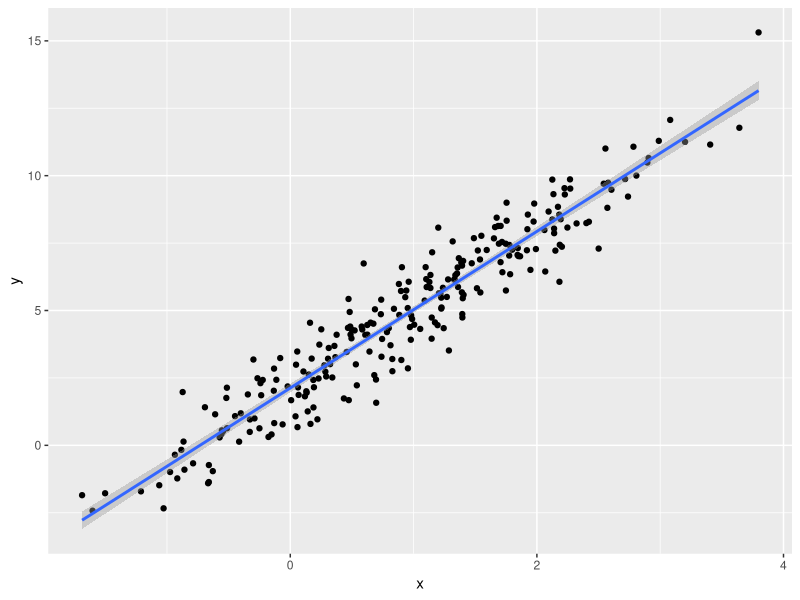
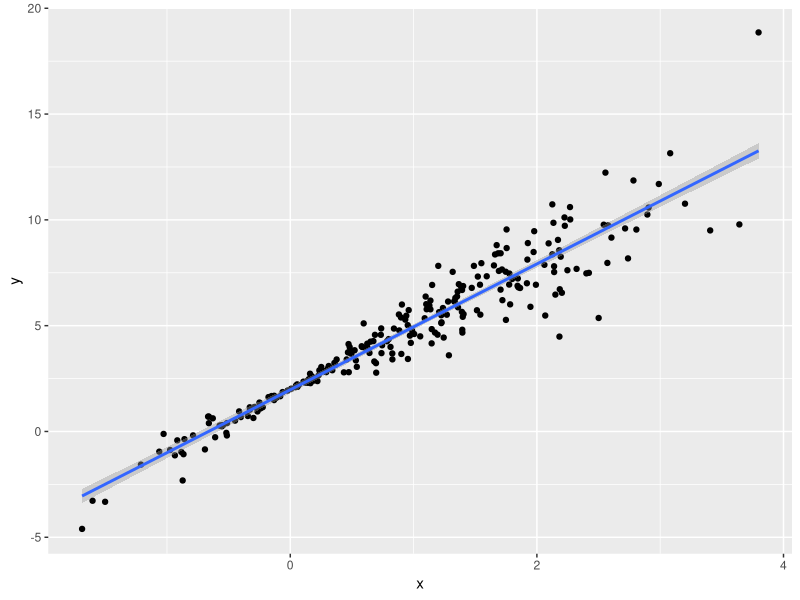
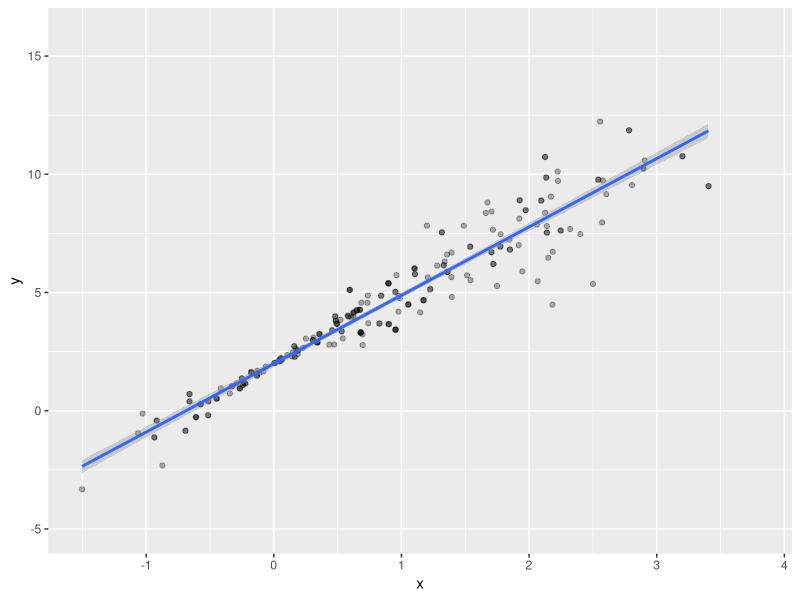
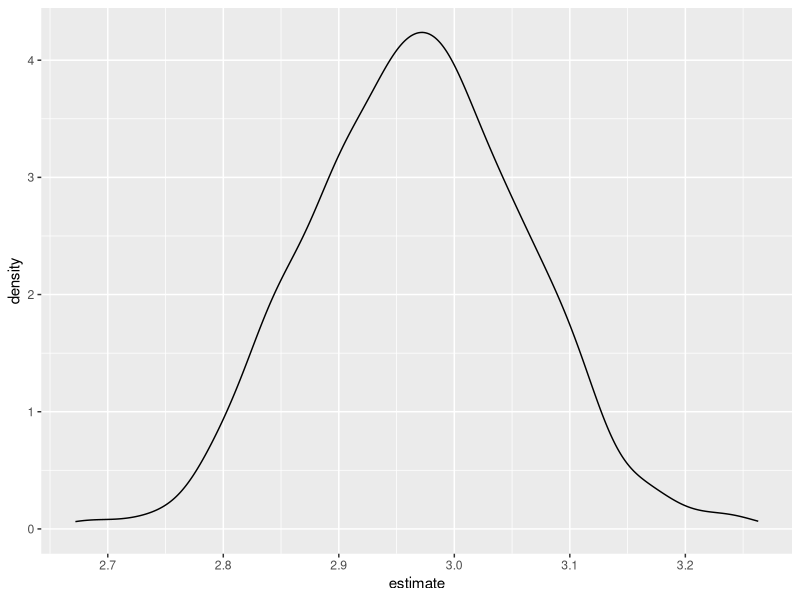

Here is the R script that generated these plots, in order:
## ---- chunk 1
library(tidyverse)
library(modelr)


## ---- chunk 2
n_samp = 250

sim_df_const = 
  tibble(
    x = rnorm(n_samp, 1, 1),
    error = rnorm(n_samp, 0, 1),
    y = 2 + 3 * x + error
  )

sim_df_nonconst = sim_df_const %>% 
  mutate(
  error = error * .75 * x,
  y = 2 + 3 * x + error
)

## ---- chunk 3

sim_df_const %>% 
  ggplot(aes(x =x, y = y))+
  geom_point()+
  geom_smooth(method = "lm")


sim_df_nonconst %>% 
  ggplot(aes(x =x, y = y))+
  geom_point()+
  geom_smooth(method = "lm")


# can fit a linear regression but the key assumptions is fundamentally wrong. Assumptions we make to inference don't match so we will try to solve with bootstrap. Issue comes from figuring out the uncertainty

## ---- chunk 4
lm(y~x, data = sim_df_const) %>%  broom::tidy()
lm(y~x, data = sim_df_nonconst) %>%  broom::tidy()

# from our plots we can see that there is alot of uncertainty because of fanning out. We can get estimates and stand deviation if we were to make assumptions but we want to solve the issue of uncertainty by bootstrapping. Issue is that we also don't trust the uncertainty of the estimates.

## ---- chunk 5
bootstrap_sample = function(df){   # write a function based on a df
  
  sample_frac(df, replace = TRUE) %>%  # we want the same size bc CI and variance are dependent on the sample size
  
  arrange(x)  # makes easier to look what is going on 
}


## ---- chunk 6
bootstrap_sample(sim_df_nonconst) %>% 
   ggplot(aes(x =x, y = y))+
  geom_point(alpha = .3)+
  geom_smooth(method = "lm")+
  ylim(-5,16)

# keep running and you'll get different regression lines, analysis is look at the plot but boostrap helps estimate the slope. 


## ---- chunk 7

bootstrap_sample(sim_df_nonconst) %>% 
   lm(y ~x, data = .) %>%
  broom::tidy()

# not a cohesive way of analysis
## ---- chunk 8

boot_straps =
  tibble(
  strap_number = 1:1000,
  strap_sample = rerun( 1000, bootstrap_sample(sim_df_nonconst))
  )

# once we've gotten here with a dataframe we're right back in place. Can do the same things we did. 


## ---- chunk 9

boot_results =
    boot_straps %>% 
  mutate(
    
    models = map(.x = strap_sample, ~lm( y~x, data = .x)), 
    results = map(models, broom::tidy)
  ) %>% 
  select(strap_number, results) %>% 
  unnest(results)

# code works we have not double checked if they are different but we will trust. next we'll get a collection of results where we will map across models and just run broom tidy on each. 

## ---- chunk 10

boot_results %>% 
  group_by(term) %>% 
  summarize(
    
    mean_est = mean(estimate),
    sd_est = sd(estimate)
  )


# giving the actual standard error and can we mimic this without making an assumption. Previously we have used a linear model that is a coincidence rather than what happens. If we compare bootstrap this is lower is we assumed constant variance which we have done in this example where we assume constant variance. 

## ---- chunk 11

boot_results %>% 
  filter( term == "x") %>% 
  ggplot(aes(x = estimate))+
  geom_density()
#great bc data of repeated sampling and normally distributed 


## ---- chunk 12

boot_results %>% 
  group_by(term) %>% 
  summarize(
    
   ci_lower = quantile(estimate, 0.025),
    ci_upper = quantile(estimate, 0.975)
  )

# we get a CI based on repeated sampling and this gives about 2.91 and 3.31


## ---- chunk 13

sim_df_nonconst %>% 
  bootstrap(1000,id = "strap_number") %>%   #resample and in cross validation we turned into a df, we can do the same thing before 
mutate(
    
    models = map(.x = strap, ~lm( y~x, data = .x)), 
    results = map(models, broom::tidy)
  ) %>% 
  select(strap_number, results) %>% 
  unnest(results) %>%   
  group_by(term) %>% 
  summarize(
    
    mean_est = mean(estimate),
    sd_est = sd(estimate)
  )

